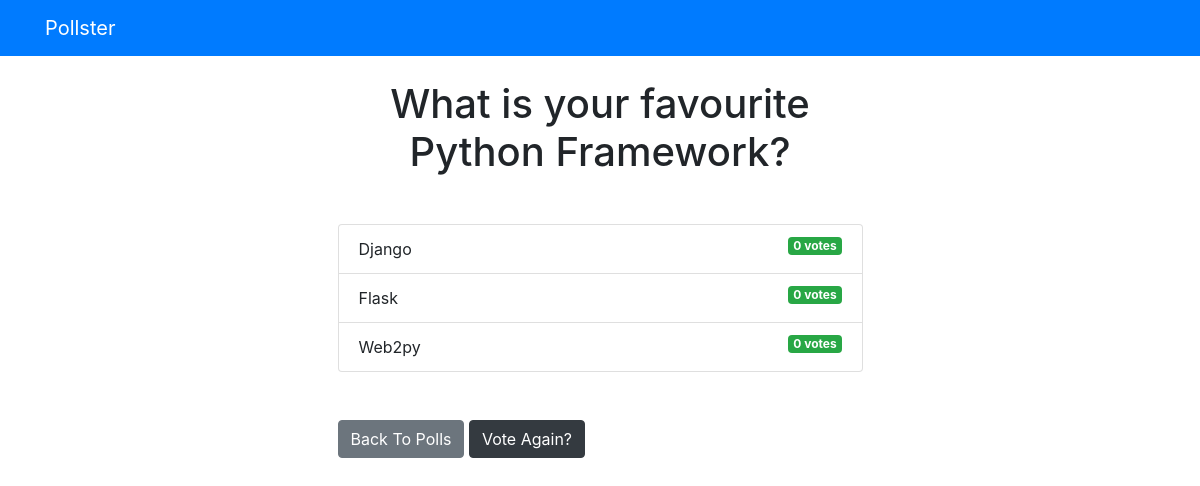
/polls/1/results/, run on an earlier commit of the app's database.
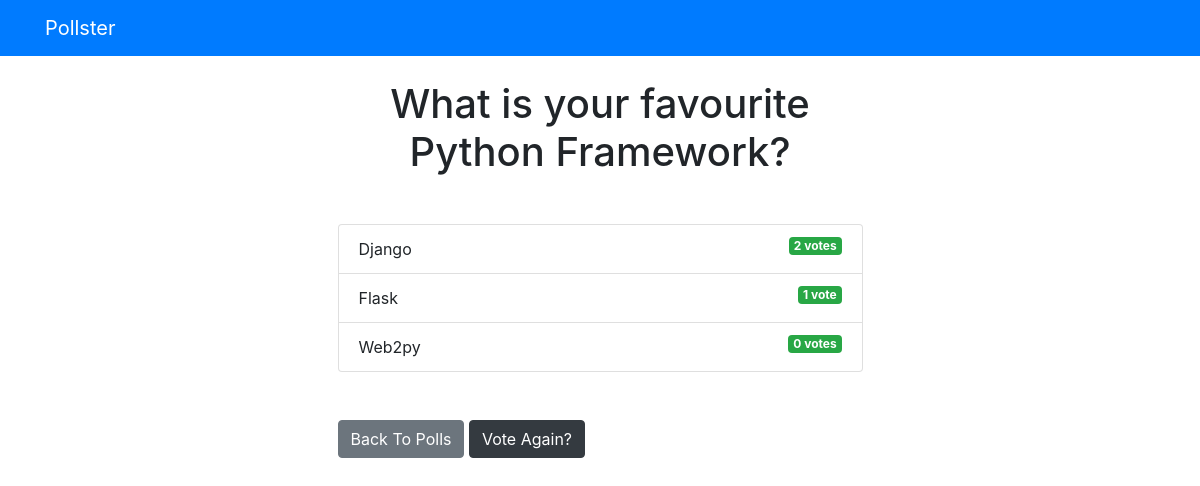
And on a later commit of the database.
### polls/models.py (models this page shows, shortened)
class Question(models.Model):
    question_text = models.CharField(max_length=200)
    publish_date = models.DateTimeField('date published')

class Choice(models.Model):
    question = models.ForeignKey(Question, on_delete=models.CASCADE)
    choice_text = models.CharField(max_length=200)
    votes = models.IntegerField(default=0)

### polls/views.py (the view)
# urls.py: path('<int:question_id>/results/', views.results, name='results'),
def results(request, question_id):
    question = get_object_or_404(Question, pk=question_id)
    return render(request, 'polls/results.html', {'question': question})

### templates/polls/results.html
{% extends 'base.html' %}
{% block content %}
<h1 class="text-center mb-5">{{ question.question_text }}</h1>
<ul class="list-group mb-5">
    {% for choice in question.choice_set.all %}
    <li class="list-group-item">
        {{ choice.choice_text }} <span class="badge badge-success float-right">
            {{ choice.votes }} vote{{ choice.votes | pluralize }}</span>
    </li>
    {% endfor %}
</ul>
<a href="{% url 'polls:index' %}" class="btn btn-secondary">Back To Polls</a>
<a href="{% url 'polls:detail' question.id %}" class="btn btn-dark">Vote Again?</a>
{% endblock %}

### templates/base.html (shortened to what this page needs)
<!DOCTYPE html>
<html lang="en">
<head>
    <link rel="stylesheet" href="https://stackpath.bootstrapcdn.com/bootstrap/4.4.1/css/bootstrap.min.css">
</head>
{% include 'partials/_navbar.html' %}
<body>
    <div class="container">
        <div class="col-md-6 m-auto">
            {% block content %}{% endblock %}
        </div>
    </div>
</body>
</html>

### templates/partials/_navbar.html
<nav class="navbar navbar-dark bg-primary mb-4">
    <div class="container">
        <a href="/" class="navbar-brand">Pollster</a>
    </div>
</nav>

What changed in the data, as far as the page shows it:
changed Choice "Django": votes "0" → "2"
changed Choice "Flask": votes "0" → "1"; votes|pluralize "s" → (not shown)
